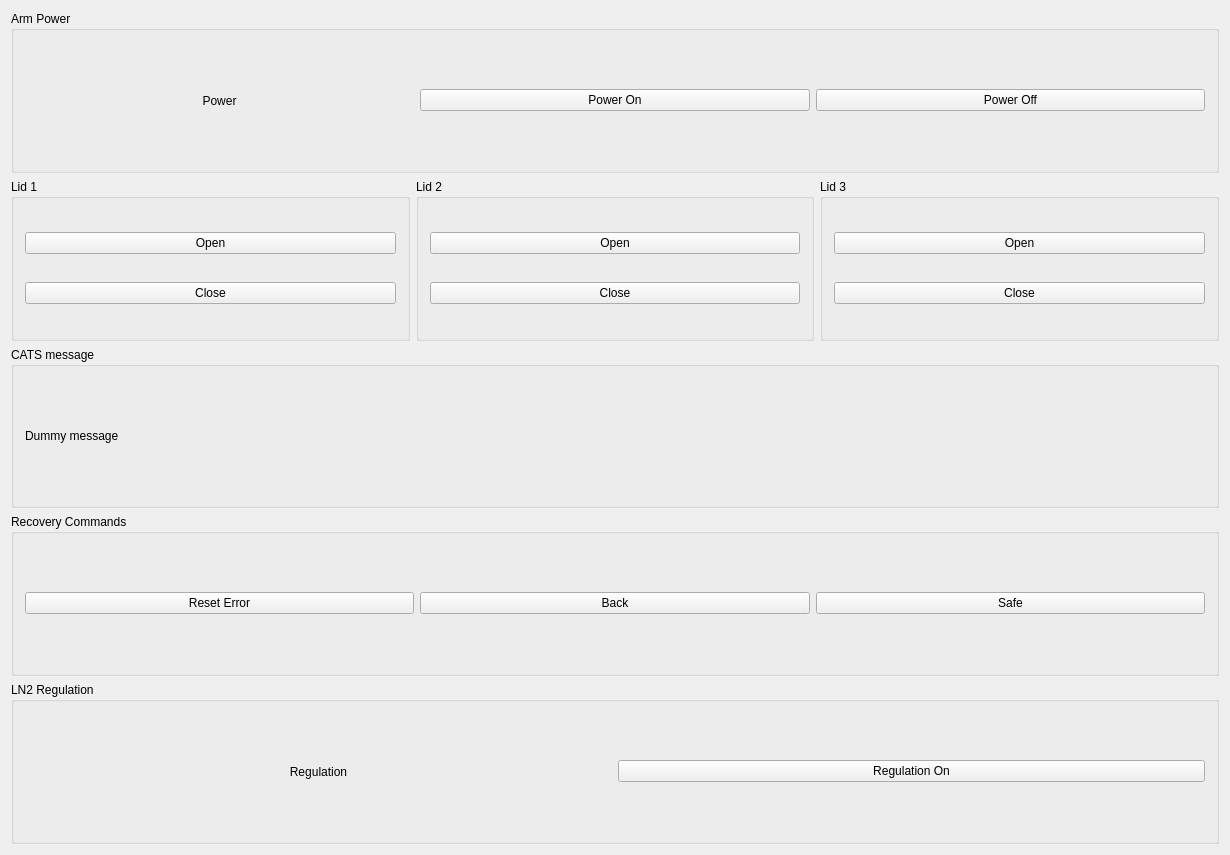
<?xml version="1.0" encoding="UTF-8"?>
<ui version="4.0">
 <class>CatsMaintWidget</class>
 <widget class="QWidget" name="CatsMaintWidget">
  <property name="geometry">
   <rect>
    <x>0</x>
    <y>0</y>
    <width>1230</width>
    <height>855</height>
   </rect>
  </property>
  <property name="sizePolicy">
   <sizepolicy hsizetype="Preferred" vsizetype="Expanding">
    <horstretch>0</horstretch>
    <verstretch>0</verstretch>
   </sizepolicy>
  </property>
  <property name="windowTitle">
   <string>Form1</string>
  </property>
  <layout class="QVBoxLayout">
   <item>
    <widget class="QGroupBox" name="groupBox5">
     <property name="sizePolicy">
      <sizepolicy hsizetype="Preferred" vsizetype="Preferred">
       <horstretch>0</horstretch>
       <verstretch>0</verstretch>
      </sizepolicy>
     </property>
     <property name="title">
      <string>Arm Power</string>
     </property>
     <layout class="QHBoxLayout">
      <item>
       <widget class="QLabel" name="lblPowerState">
        <property name="text">
         <string>Power</string>
        </property>
        <property name="alignment">
         <set>Qt::AlignCenter</set>
        </property>
        <property name="wordWrap">
         <bool>false</bool>
        </property>
       </widget>
      </item>
      <item>
       <widget class="QPushButton" name="btPowerOn">
        <property name="sizePolicy">
         <sizepolicy hsizetype="Minimum" vsizetype="Fixed">
          <horstretch>0</horstretch>
          <verstretch>0</verstretch>
         </sizepolicy>
        </property>
        <property name="text">
         <string>Power On</string>
        </property>
       </widget>
      </item>
      <item>
       <widget class="QPushButton" name="btPowerOff">
        <property name="sizePolicy">
         <sizepolicy hsizetype="Minimum" vsizetype="Fixed">
          <horstretch>0</horstretch>
          <verstretch>0</verstretch>
         </sizepolicy>
        </property>
        <property name="text">
         <string>Power Off</string>
        </property>
       </widget>
      </item>
     </layout>
    </widget>
   </item>
   <item>
    <layout class="QHBoxLayout">
     <item>
      <widget class="QGroupBox" name="groupBox2">
       <property name="title">
        <string>Lid 1</string>
       </property>
       <layout class="QVBoxLayout">
        <item>
         <widget class="QPushButton" name="btLid1Open">
          <property name="font">
           <font/>
          </property>
          <property name="text">
           <string>Open</string>
          </property>
         </widget>
        </item>
        <item>
         <widget class="QPushButton" name="btLid1Close">
          <property name="font">
           <font/>
          </property>
          <property name="text">
           <string>Close</string>
          </property>
         </widget>
        </item>
       </layout>
      </widget>
     </item>
     <item>
      <widget class="QGroupBox" name="groupBox2_2">
       <property name="title">
        <string>Lid 2</string>
       </property>
       <layout class="QVBoxLayout">
        <item>
         <widget class="QPushButton" name="btLid2Open">
          <property name="font">
           <font/>
          </property>
          <property name="text">
           <string>Open</string>
          </property>
         </widget>
        </item>
        <item>
         <widget class="QPushButton" name="btLid2Close">
          <property name="font">
           <font/>
          </property>
          <property name="text">
           <string>Close</string>
          </property>
         </widget>
        </item>
       </layout>
      </widget>
     </item>
     <item>
      <widget class="QGroupBox" name="groupBox2_2_2">
       <property name="title">
        <string>Lid 3</string>
       </property>
       <layout class="QVBoxLayout">
        <item>
         <widget class="QPushButton" name="btLid3Open">
          <property name="font">
           <font/>
          </property>
          <property name="text">
           <string>Open</string>
          </property>
         </widget>
        </item>
        <item>
         <widget class="QPushButton" name="btLid3Close">
          <property name="font">
           <font/>
          </property>
          <property name="text">
           <string>Close</string>
          </property>
         </widget>
        </item>
       </layout>
      </widget>
     </item>
    </layout>
   </item>
   <item>
    <widget class="QGroupBox" name="groupBox6">
     <property name="title">
      <string>CATS message</string>
     </property>
     <layout class="QHBoxLayout">
      <item>
       <widget class="QLabel" name="lblMessage">
        <property name="text">
         <string>Dummy message</string>
        </property>
        <property name="wordWrap">
         <bool>false</bool>
        </property>
       </widget>
      </item>
     </layout>
    </widget>
   </item>
   <item>
    <widget class="QGroupBox" name="groupBox13">
     <property name="title">
      <string>Recovery Commands</string>
     </property>
     <layout class="QHBoxLayout">
      <item>
       <widget class="QPushButton" name="btResetError">
        <property name="sizePolicy">
         <sizepolicy hsizetype="Minimum" vsizetype="Fixed">
          <horstretch>0</horstretch>
          <verstretch>0</verstretch>
         </sizepolicy>
        </property>
        <property name="font">
         <font/>
        </property>
        <property name="text">
         <string>Reset Error</string>
        </property>
       </widget>
      </item>
      <item>
       <widget class="QPushButton" name="btBack">
        <property name="sizePolicy">
         <sizepolicy hsizetype="Minimum" vsizetype="Fixed">
          <horstretch>0</horstretch>
          <verstretch>0</verstretch>
         </sizepolicy>
        </property>
        <property name="font">
         <font/>
        </property>
        <property name="text">
         <string>Back</string>
        </property>
       </widget>
      </item>
      <item>
       <widget class="QPushButton" name="btSafe">
        <property name="sizePolicy">
         <sizepolicy hsizetype="Minimum" vsizetype="Fixed">
          <horstretch>0</horstretch>
          <verstretch>0</verstretch>
         </sizepolicy>
        </property>
        <property name="font">
         <font/>
        </property>
        <property name="text">
         <string>Safe</string>
        </property>
       </widget>
      </item>
     </layout>
    </widget>
   </item>
   <item>
    <widget class="QGroupBox" name="groupBox5_2">
     <property name="sizePolicy">
      <sizepolicy hsizetype="Preferred" vsizetype="Preferred">
       <horstretch>0</horstretch>
       <verstretch>0</verstretch>
      </sizepolicy>
     </property>
     <property name="title">
      <string>LN2 Regulation</string>
     </property>
     <layout class="QHBoxLayout">
      <item>
       <widget class="QLabel" name="lblRegulationState">
        <property name="text">
         <string>Regulation</string>
        </property>
        <property name="alignment">
         <set>Qt::AlignCenter</set>
        </property>
        <property name="wordWrap">
         <bool>false</bool>
        </property>
       </widget>
      </item>
      <item>
       <widget class="QPushButton" name="btRegulationOn">
        <property name="sizePolicy">
         <sizepolicy hsizetype="Minimum" vsizetype="Fixed">
          <horstretch>0</horstretch>
          <verstretch>0</verstretch>
         </sizepolicy>
        </property>
        <property name="text">
         <string>Regulation On</string>
        </property>
       </widget>
      </item>
     </layout>
    </widget>
   </item>
  </layout>
 </widget>
 <layoutdefault spacing="6" margin="11"/>
 <pixmapfunction>qPixmapFromMimeSource</pixmapfunction>
 <tabstops>
  <tabstop>btPowerOn</tabstop>
  <tabstop>btPowerOff</tabstop>
  <tabstop>btLid1Open</tabstop>
  <tabstop>btLid1Close</tabstop>
  <tabstop>btLid2Open</tabstop>
  <tabstop>btLid2Close</tabstop>
  <tabstop>btLid3Open</tabstop>
  <tabstop>btLid3Close</tabstop>
  <tabstop>btResetError</tabstop>
  <tabstop>btBack</tabstop>
  <tabstop>btSafe</tabstop>
 </tabstops>
 <resources/>
 <connections/>
</ui>
